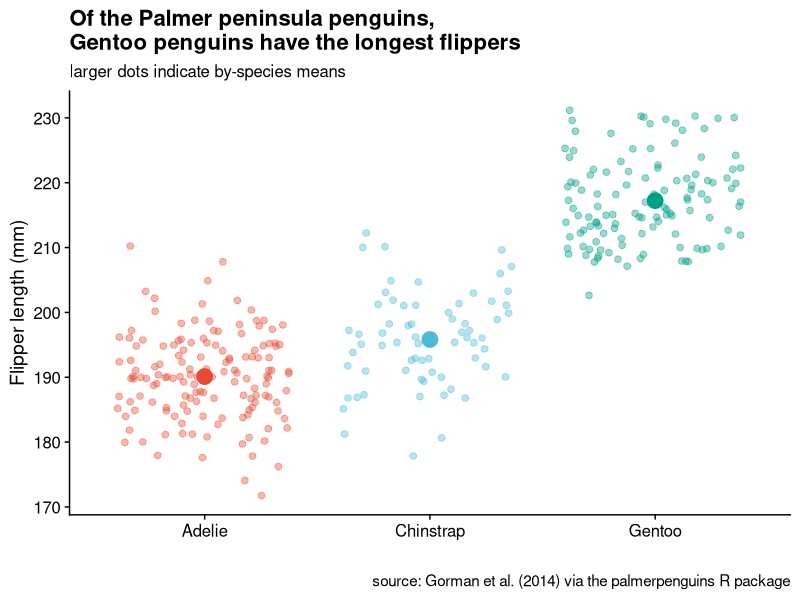

The R source for this figure:
## ---- chunk 1
library(tidyverse)
library(palmerpenguins)
library(cowplot)
library(ggsci)
## ---- chunk 2

penguins |>  
  filter(!is.na(sex)) |>  
  ggplot(aes(x = species, y = flipper_length_mm, colour = species)) +
  geom_jitter(alpha = 0.4, size = 2) +
  stat_summary(fun = mean, geom = "point", size = 5) +
  scale_colour_npg() +
  theme_cowplot() +
  guides(colour = "none") +
  labs(
    title = "Of the Palmer peninsula penguins, \nGentoo penguins have the longest flippers",
    subtitle = "larger dots indicate by-species means",
    x = "",
    y = "Flipper length (mm)",
    caption = "source: Gorman et al. (2014) via the palmerpenguins R package"
  )

